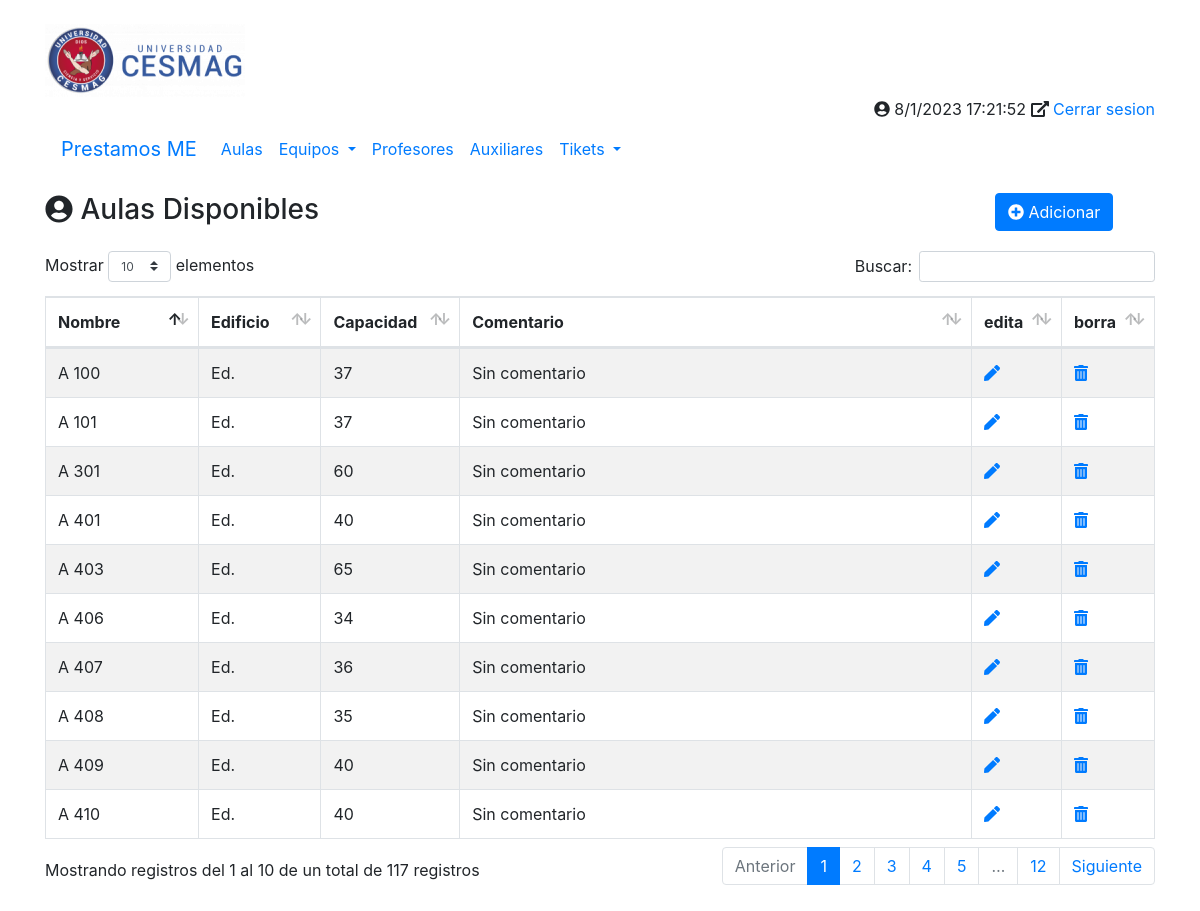
The app's page /principal.php?opcion=aulas with its own data.
### tables this page shows
CREATE TABLE `tbl_aulas` (
  `id` int(100) NOT NULL,
  `nombre` varchar(100) NOT NULL,
  `edificio` varchar(100) DEFAULT NULL,
  `capacidad` int(100) DEFAULT NULL,
  `comentario` varchar(500) DEFAULT NULL
);

### php/aulas/todas_aulas.php (the view, shortened to what this page needs)
<div class="row my-3">
	<div class="col-10">
		<h3><i class="fa fa-user-circle"></i> Aulas Disponibles</h3>
	</div>
	<div class="col-2">
		<a href="./principal.php?opcion=aulas-nueva&accion=ADICIONAR&nombre=" class="btn btn-primary" title="Crear un nuevo Contacto">
			<i class="fas fa-plus-circle"></i>
			Adicionar
		</a>
	</div>
</div>
<div class="row my-3">
	<div class="col-12">
		<table id="miTabla" class="table table-striped table-bordered table-hover">
			<thead>
				<tr>
					<th>Nombre</th>
					<th>Edificio</th>
					<th>Capacidad</th>
					<th>Comentario</th>
					<th>edita</th>
					<th>borra</th>
				</tr>
			</thead>
			<tbody>
				<?php
				$conexion = conectarBD();
				$sSQL = "SELECT * FROM tbl_aulas";
				$datos = $conexion->query($sSQL);
				foreach ($datos as $fila) :
				?>
					<tr>
						<td><?php echo $fila['nombre'];     ?></td>
						<td><?php echo $fila['edificio'];  ?></td>
						<td><?php echo $fila['capacidad'];   ?></td>
						<td><?php echo $fila['comentario'];     ?></td>
						<?php
						echo '<td><a href="./principal.php?opcion=editar-aula&accion=EDITAR&nombre=' . $fila['nombre'] . '" title="Editar el Contacto"><i class="fas fa-pen"></i></a></td>
							<td><a href="./php/aulas/guardar.php?accion=ELIMINAR&nombre=' . $fila['nombre'] . '" title="Borrar el Contacto"><i class="fas fa-trash-alt"></i></a></td>';
						?>
					</tr>
				<?php
				endforeach;
				?>
			</tbody>
		</table>
	</div>
</div>

### principal.php (shortened to what this page needs)
<?php
$opcion = (!isset($_GET['opcion'])) ? 'inicio' : $_GET['opcion'];
?>
<!DOCTYPE html>
<html lang="es">
<head>
  <link rel="stylesheet" href="lib/bootstrap/css/bootstrap.min.css">
  <link rel="stylesheet" href="lib/datatable/css/bootstrap.css">
  <link rel="stylesheet" href="lib/datatable/css/dataTables.bootstrap4.min.css">
</head>
<body>
  <div class="container my-4">
    <?php include_once("inc/encabezado.inc"); ?>
    <?php include_once("inc/Menu_Principal.inc"); ?>
    <section class="cuerpo">
      <?php
      switch ($opcion) {
        case 'aulas':
          include_once("php/aulas/todas_aulas.php");
          break;
      }
      ?>
    </section>
  </div>
</body>
</html>

### inc/encabezado.inc (shortened to what this page needs)
<header>
    <div class="row">
        <div class="col-4">
            <img src="img/Escudo.png" alt="Logo de la Agenda" class="img-fluid">
        </div>
    </div>
    <div class="row">
        <div class="col-12 text-right">
           <span>
           <i class="fa fa-user-circle"></i>
           </span>
           <span>
           <i class="fas fa-external-link-alt"></i>
             <a href="" class="">Cerrar sesion</a>
           </span>
        </div>
    </div>
</header>

### inc/Menu_Principal.inc (shortened to what this page needs)
<nav class="navbar navbar-expand-lg nadvar-light bg-ligth">
  <ul class="navbar-nav">
    <li class="nav-item dropdown">
      <a href="" class="navbar-brand">Prestamos ME</a>
    </li>
    <li class="nav-item dropdown">
      <a href="principal.php?opcion=aulas" class="nav-link"> Aulas </a>
    </li>
    <li class="nav-item dropdown">
      <a href="principal.php?opcion=equipos" class="nav-link dropdown-toggle" data-toggle="dropdown"> Equipos </a>
    </li>
    <li class="nav-item dropdown">
      <a href="principal.php?opcion=profesores" class="nav-link"> Profesores </a>
    </li>
    <li class="nav-item dropdown">
      <a href="principal.php?opcion=auxiliares" class="nav-link"> Auxiliares </a>
    </li>
    <li class="nav-item dropdown">
      <a href="principal.php?opcion=tikets" class="nav-link dropdown-toggle" data-toggle="dropdown"> Tikets </a>
    </li>
  </ul>
</nav>

### records on screen
tbl_aulas: nombre "A 100", edificio "Ed.", capacidad "37", comentario "Sin comentario"
tbl_aulas: nombre "A 101", edificio "Ed.", capacidad "37", comentario "Sin comentario"
tbl_aulas: nombre "A 301", edificio "Ed.", capacidad "60", comentario "Sin comentario"
tbl_aulas: nombre "A 401", edificio "Ed.", capacidad "40", comentario "Sin comentario"
tbl_aulas: nombre "A 403", edificio "Ed.", capacidad "65", comentario "Sin comentario"
tbl_aulas: nombre "A 406", edificio "Ed.", capacidad "34", comentario "Sin comentario"
tbl_aulas: nombre "A 407", edificio "Ed.", capacidad "36", comentario "Sin comentario"
tbl_aulas: nombre "A 408", edificio "Ed.", capacidad "35", comentario "Sin comentario"
tbl_aulas: nombre "A 409", edificio "Ed.", capacidad "40", comentario "Sin comentario"
tbl_aulas: nombre "A 410", edificio "Ed.", capacidad "40", comentario "Sin comentario"
